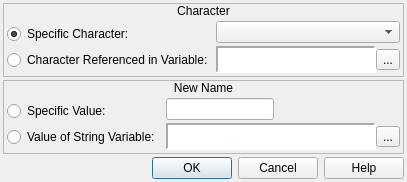
<?xml version="1.0" encoding="UTF-8"?>
<ui version="4.0">
 <class>ConfigureEvent_ChangeHeroName</class>
 <widget class="QDialog" name="ConfigureEvent_ChangeHeroName">
  <property name="geometry">
   <rect>
    <x>0</x>
    <y>0</y>
    <width>407</width>
    <height>182</height>
   </rect>
  </property>
  <property name="windowTitle">
   <string>Change Hero Name</string>
  </property>
  <property name="windowIcon">
   <iconset resource="gui_icons.qrc">
    <normaloff>:/icons/openrpgmaker.png</normaloff>:/icons/openrpgmaker.png</iconset>
  </property>
  <property name="styleSheet">
   <string notr="true">.QFrame
{
	border-width: 1px;
	border-style: solid;
	border-color: palette(window-text);
}

.QFrame&gt;QLabel
{
	border-width: 0px;
	background-color: palette(window-text);
	color: palette(window);
	font-weight: bold;
}

.QFrame&gt;QCheckBox
{
	background-color: palette(window-text);
	border-width: 0px;
	border-style: none;
	color: palette(window);
	spacing: 3px;
	font-weight: bold;
	padding: 0px 0px 0px 3px;
}

.QFrame&gt;QCheckBox::indicator
{
	min-width: 8px;
	max-width: 8px;
	min-height: 8px;
	max-height: 8px;
	width: 8px;
	height: 8px;
	border-width: 2px;
	border-radius: 0px;
	border-style: ridge;
	border-color: palette(mid);
}

.QFrame&gt;QCheckBox::indicator:unchecked
{
	background-color: palette(base);
}

.QFrame&gt;QCheckBox::indicator:checked
{
	background-color: palette(window-text);
}

.QFrame&gt;QCheckBox::indicator:hover
{
	border-color: palette(highlight);
}</string>
  </property>
  <layout class="QVBoxLayout" name="verticalLayout_5">
   <property name="spacing">
    <number>3</number>
   </property>
   <property name="margin">
    <number>3</number>
   </property>
   <item>
    <widget class="QFrame" name="frame">
     <property name="frameShape">
      <enum>QFrame::StyledPanel</enum>
     </property>
     <property name="frameShadow">
      <enum>QFrame::Raised</enum>
     </property>
     <layout class="QVBoxLayout" name="verticalLayout">
      <property name="spacing">
       <number>0</number>
      </property>
      <property name="margin">
       <number>0</number>
      </property>
      <item>
       <widget class="QLabel" name="label">
        <property name="sizePolicy">
         <sizepolicy hsizetype="Preferred" vsizetype="Fixed">
          <horstretch>0</horstretch>
          <verstretch>0</verstretch>
         </sizepolicy>
        </property>
        <property name="text">
         <string>Character</string>
        </property>
        <property name="alignment">
         <set>Qt::AlignCenter</set>
        </property>
       </widget>
      </item>
      <item>
       <widget class="QWidget" name="widget" native="true">
        <layout class="QHBoxLayout" name="horizontalLayout_3">
         <property name="spacing">
          <number>3</number>
         </property>
         <property name="margin">
          <number>3</number>
         </property>
         <item>
          <widget class="QWidget" name="widget_14" native="true">
           <layout class="QVBoxLayout" name="verticalLayout_7">
            <property name="spacing">
             <number>3</number>
            </property>
            <property name="margin">
             <number>0</number>
            </property>
            <item>
             <widget class="QRadioButton" name="rbSpecificCharacter">
              <property name="sizePolicy">
               <sizepolicy hsizetype="Fixed" vsizetype="Fixed">
                <horstretch>0</horstretch>
                <verstretch>0</verstretch>
               </sizepolicy>
              </property>
              <property name="text">
               <string>Specific Character:</string>
              </property>
              <property name="checked">
               <bool>true</bool>
              </property>
             </widget>
            </item>
            <item>
             <widget class="QRadioButton" name="rbReferencedCharacter">
              <property name="sizePolicy">
               <sizepolicy hsizetype="Fixed" vsizetype="Fixed">
                <horstretch>0</horstretch>
                <verstretch>0</verstretch>
               </sizepolicy>
              </property>
              <property name="text">
               <string>Character Referenced in Variable:</string>
              </property>
             </widget>
            </item>
           </layout>
          </widget>
         </item>
         <item>
          <widget class="QWidget" name="widget_13" native="true">
           <layout class="QVBoxLayout" name="verticalLayout_6">
            <property name="spacing">
             <number>3</number>
            </property>
            <property name="margin">
             <number>0</number>
            </property>
            <item>
             <widget class="QComboBox" name="cboxCharacters"/>
            </item>
            <item>
             <widget class="QWidget" name="wCharacterVariable" native="true">
              <layout class="QHBoxLayout" name="horizontalLayout_37">
               <property name="spacing">
                <number>0</number>
               </property>
               <property name="margin">
                <number>0</number>
               </property>
               <item>
                <widget class="QLabel" name="lblCharacterVariable">
                 <property name="sizePolicy">
                  <sizepolicy hsizetype="Preferred" vsizetype="Preferred">
                   <horstretch>0</horstretch>
                   <verstretch>0</verstretch>
                  </sizepolicy>
                 </property>
                 <property name="minimumSize">
                  <size>
                   <width>150</width>
                   <height>0</height>
                  </size>
                 </property>
                 <property name="font">
                  <font>
                   <family>Monospace</family>
                  </font>
                 </property>
                 <property name="styleSheet">
                  <string notr="true">background-color: palette(base);</string>
                 </property>
                 <property name="frameShape">
                  <enum>QFrame::Panel</enum>
                 </property>
                 <property name="frameShadow">
                  <enum>QFrame::Sunken</enum>
                 </property>
                 <property name="lineWidth">
                  <number>2</number>
                 </property>
                 <property name="text">
                  <string/>
                 </property>
                </widget>
               </item>
               <item>
                <widget class="QToolButton" name="bBrowseCharacterVariables">
                 <property name="text">
                  <string>...</string>
                 </property>
                 <property name="icon">
                  <iconset resource="gui_icons.qrc">
                   <normaloff>:/icons/fileopen.png</normaloff>:/icons/fileopen.png</iconset>
                 </property>
                </widget>
               </item>
              </layout>
             </widget>
            </item>
           </layout>
          </widget>
         </item>
        </layout>
       </widget>
      </item>
     </layout>
    </widget>
   </item>
   <item>
    <widget class="QFrame" name="frame_2">
     <property name="frameShape">
      <enum>QFrame::StyledPanel</enum>
     </property>
     <property name="frameShadow">
      <enum>QFrame::Raised</enum>
     </property>
     <layout class="QVBoxLayout" name="verticalLayout_2">
      <property name="spacing">
       <number>0</number>
      </property>
      <property name="margin">
       <number>0</number>
      </property>
      <item>
       <widget class="QLabel" name="label_2">
        <property name="sizePolicy">
         <sizepolicy hsizetype="Preferred" vsizetype="Fixed">
          <horstretch>0</horstretch>
          <verstretch>0</verstretch>
         </sizepolicy>
        </property>
        <property name="text">
         <string>New Name</string>
        </property>
        <property name="alignment">
         <set>Qt::AlignCenter</set>
        </property>
       </widget>
      </item>
      <item>
       <widget class="QWidget" name="widget_2" native="true">
        <layout class="QHBoxLayout" name="horizontalLayout">
         <property name="spacing">
          <number>3</number>
         </property>
         <property name="margin">
          <number>3</number>
         </property>
         <item>
          <widget class="QWidget" name="widget_3" native="true">
           <property name="sizePolicy">
            <sizepolicy hsizetype="Fixed" vsizetype="Preferred">
             <horstretch>0</horstretch>
             <verstretch>0</verstretch>
            </sizepolicy>
           </property>
           <layout class="QVBoxLayout" name="verticalLayout_3">
            <property name="spacing">
             <number>3</number>
            </property>
            <property name="margin">
             <number>0</number>
            </property>
            <item>
             <widget class="QRadioButton" name="rbSpecificValue">
              <property name="sizePolicy">
               <sizepolicy hsizetype="Fixed" vsizetype="Fixed">
                <horstretch>0</horstretch>
                <verstretch>0</verstretch>
               </sizepolicy>
              </property>
              <property name="text">
               <string>Specific Value:</string>
              </property>
             </widget>
            </item>
            <item>
             <widget class="QRadioButton" name="rbValueOfString">
              <property name="sizePolicy">
               <sizepolicy hsizetype="Fixed" vsizetype="Fixed">
                <horstretch>0</horstretch>
                <verstretch>0</verstretch>
               </sizepolicy>
              </property>
              <property name="text">
               <string>Value of String Variable: </string>
              </property>
             </widget>
            </item>
           </layout>
          </widget>
         </item>
         <item>
          <widget class="QWidget" name="widget_4" native="true">
           <layout class="QVBoxLayout" name="verticalLayout_4">
            <property name="spacing">
             <number>3</number>
            </property>
            <property name="margin">
             <number>0</number>
            </property>
            <item>
             <widget class="QLineEdit" name="leString">
              <property name="sizePolicy">
               <sizepolicy hsizetype="Fixed" vsizetype="Fixed">
                <horstretch>0</horstretch>
                <verstretch>0</verstretch>
               </sizepolicy>
              </property>
              <property name="maxLength">
               <number>8</number>
              </property>
             </widget>
            </item>
            <item>
             <widget class="QWidget" name="wStringVariable" native="true">
              <layout class="QHBoxLayout" name="horizontalLayout_38">
               <property name="spacing">
                <number>0</number>
               </property>
               <property name="margin">
                <number>0</number>
               </property>
               <item>
                <widget class="QLabel" name="lblStringVariable">
                 <property name="sizePolicy">
                  <sizepolicy hsizetype="Preferred" vsizetype="Preferred">
                   <horstretch>0</horstretch>
                   <verstretch>0</verstretch>
                  </sizepolicy>
                 </property>
                 <property name="minimumSize">
                  <size>
                   <width>150</width>
                   <height>0</height>
                  </size>
                 </property>
                 <property name="font">
                  <font>
                   <family>Monospace</family>
                  </font>
                 </property>
                 <property name="styleSheet">
                  <string notr="true">background-color: palette(base);</string>
                 </property>
                 <property name="frameShape">
                  <enum>QFrame::Panel</enum>
                 </property>
                 <property name="frameShadow">
                  <enum>QFrame::Sunken</enum>
                 </property>
                 <property name="lineWidth">
                  <number>2</number>
                 </property>
                 <property name="text">
                  <string/>
                 </property>
                </widget>
               </item>
               <item>
                <widget class="QToolButton" name="bBrowseStringVariables">
                 <property name="text">
                  <string>...</string>
                 </property>
                 <property name="icon">
                  <iconset resource="gui_icons.qrc">
                   <normaloff>:/icons/fileopen.png</normaloff>:/icons/fileopen.png</iconset>
                 </property>
                </widget>
               </item>
              </layout>
             </widget>
            </item>
           </layout>
          </widget>
         </item>
        </layout>
       </widget>
      </item>
     </layout>
    </widget>
   </item>
   <item>
    <widget class="QDialogButtonBox" name="buttonBox">
     <property name="orientation">
      <enum>Qt::Horizontal</enum>
     </property>
     <property name="standardButtons">
      <set>QDialogButtonBox::Cancel|QDialogButtonBox::Help|QDialogButtonBox::Ok</set>
     </property>
    </widget>
   </item>
  </layout>
 </widget>
 <resources>
  <include location="gui_icons.qrc"/>
 </resources>
 <connections>
  <connection>
   <sender>buttonBox</sender>
   <signal>accepted()</signal>
   <receiver>ConfigureEvent_ChangeHeroName</receiver>
   <slot>accept()</slot>
   <hints>
    <hint type="sourcelabel">
     <x>248</x>
     <y>254</y>
    </hint>
    <hint type="destinationlabel">
     <x>157</x>
     <y>274</y>
    </hint>
   </hints>
  </connection>
  <connection>
   <sender>buttonBox</sender>
   <signal>rejected()</signal>
   <receiver>ConfigureEvent_ChangeHeroName</receiver>
   <slot>reject()</slot>
   <hints>
    <hint type="sourcelabel">
     <x>316</x>
     <y>260</y>
    </hint>
    <hint type="destinationlabel">
     <x>286</x>
     <y>274</y>
    </hint>
   </hints>
  </connection>
 </connections>
</ui>
